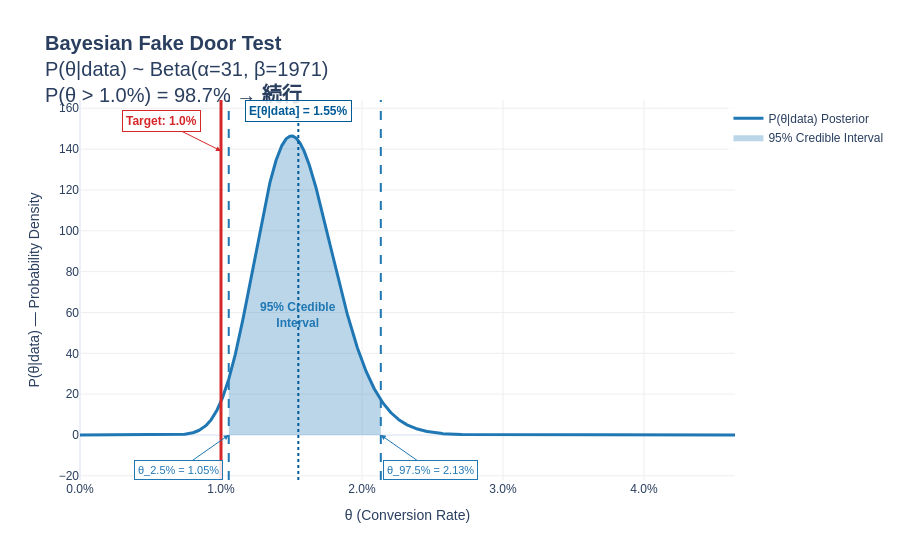

The cell this chart's notebook holds for it:
### Code cell
import numpy as np
import plotly.graph_objects as go
from scipy.stats import beta

def run_interactive_fake_door_nice_blue(visitors, conversions, target_cvr):
    # 1. Bayesian Update (The Math)
    prior_alpha = 1
    prior_beta = 1
    
    post_alpha = prior_alpha + conversions
    post_beta = prior_beta + (visitors - conversions)
    
    # 2. Calculate Statistics
    mean_rate = post_alpha / (post_alpha + post_beta)
    
    # Calculate 95% Credible Interval
    ci_lower = beta.ppf(0.025, post_alpha, post_beta) 
    ci_upper = beta.ppf(0.975, post_alpha, post_beta) 
    
    # Decision: P(CVR > target)
    prob_above_target = 1 - beta.cdf(target_cvr, post_alpha, post_beta)
    cdf_value = beta.cdf(target_cvr, post_alpha, post_beta)
    verdict = "続行" if prob_above_target >= 0.95 else "証拠不十分"

    # 3. Print Summary
    print(f"--- フェイクドアテスト ---")
    print(f"手法   : ベイズ推定 ベータ二択分布 モデル）")
    print(f"         Beta = CVRのような確率の分布を表す型。")
    print(f"         Binomial = 「成功 or 失敗」の試行を繰り返すデータの型。")
    print(f"         → 訪問者が「CVするかしないか」のデータ(二択)から、")
    print(f"           真のCVRの確率分布(Beta)を推定するモデル。")
    print(f"         事前分布を無情報（一様分布）とし、観測データから")
    print(f"         真のCVRに対する信念を更新する。")
    print(f"KPI    : コンバージョン率（CVR）")
    print(f"目標   : 事業成立ライン {target_cvr:.1%}")
    print(f"-" * 45)
    print(f"実績   : {visitors}人中 {conversions}人がCV（実測CVR: {conversions/visitors:.2%}）")
    print(f"推定CVR: E[θ|data] = α/(α+β) = {post_alpha}/({post_alpha}+{post_beta}) = {mean_rate:.2%}")
    print(f"         （事後分布の期待値 = このデータから推定される、本来のCVR）")
    print(f"95%信用区間: [{ci_lower:.2%}, {ci_upper:.2%}]")
    print(f"P(θ>{target_cvr:.1%}) = 1 - CDF_Beta({target_cvr}, α={post_alpha}, β={post_beta}) = 1 - {cdf_value:.4f} = {prob_above_target:.1%}")
    print(f"         （事後分布で目標を超える確率 = 本来のCVRが{target_cvr:.1%}以上である確率）")
    print(f"判定   : {prob_above_target:.1%} {'≥' if prob_above_target >= 0.95 else '<'} 95% → {verdict}")
    print(f"-" * 45)
    print()
    
    # 4. Generate Data for Plotting
    x_max = max(mean_rate * 3, target_cvr * 2, ci_upper * 1.5)
    x = np.linspace(0, x_max, 2000)
    y = beta.pdf(x, post_alpha, post_beta)
    y_max = max(y)
    
    # 5. Create Interactive Plotly Graph
    fig = go.Figure()

    # Define Theme Colors
    primary_blue = '#1f77b4'
    fill_blue = 'rgba(31, 119, 180, 0.3)'

    # A. The Main Curve
    fig.add_trace(go.Scatter(
        x=x, y=y,
        mode='lines',
        name='P(θ|data) Posterior',
        line=dict(color=primary_blue, width=3)
    ))

    # B. The Highlighted 95% Confidence Area
    mask = (x >= ci_lower) & (x <= ci_upper)
    fig.add_trace(go.Scatter(
        x=x[mask], y=y[mask],
        mode='lines',
        fill='tozeroy', 
        name='95% Credible Interval',
        line=dict(width=0),
        fillcolor=fill_blue
    ))

    # C. Vertical Lines (without built-in annotations to avoid overlap)
    fig.add_vline(x=target_cvr, line_width=3, line_dash="solid", line_color="#d62728")
    fig.add_vline(x=ci_lower, line_width=2, line_dash="dash", line_color=primary_blue)
    fig.add_vline(x=ci_upper, line_width=2, line_dash="dash", line_color=primary_blue)
    fig.add_vline(x=mean_rate, line_width=2, line_dash="dot", line_color="#005b96")

    # D. Annotations with explicit positions to avoid overlap
    # Target label
    fig.add_annotation(
        x=target_cvr, y=y_max * 0.95,
        text=f"Target: {target_cvr:.1%}",
        showarrow=True, arrowhead=2, arrowcolor="#d62728",
        ax=-60, ay=-30,
        font=dict(color="#d62728", size=12, weight='bold'),
        bgcolor="rgba(255,255,255,0.85)", bordercolor="#d62728", borderwidth=1, borderpad=3
    )

    # Mean label - E[θ|data]
    fig.add_annotation(
        x=mean_rate, y=y_max * 1.05,
        text=f"E[θ|data] = {mean_rate:.2%}",
        showarrow=False, yshift=10,
        font=dict(color="#005b96", size=12, weight='bold'),
        bgcolor="rgba(255,255,255,0.85)", bordercolor="#005b96", borderwidth=1, borderpad=3
    )

    # Lower bound label - 2.5th percentile of posterior θ
    fig.add_annotation(
        x=ci_lower, y=0,
        text=f"θ_2.5% = {ci_lower:.2%}",
        showarrow=True, arrowhead=2, arrowcolor=primary_blue,
        ax=-50, ay=35,
        font=dict(color=primary_blue, size=11),
        bgcolor="rgba(255,255,255,0.85)", bordercolor=primary_blue, borderwidth=1, borderpad=3
    )

    # Upper bound label - 97.5th percentile of posterior θ
    fig.add_annotation(
        x=ci_upper, y=0,
        text=f"θ_97.5% = {ci_upper:.2%}",
        showarrow=True, arrowhead=2, arrowcolor=primary_blue,
        ax=50, ay=35,
        font=dict(color=primary_blue, size=11),
        bgcolor="rgba(255,255,255,0.85)", bordercolor=primary_blue, borderwidth=1, borderpad=3
    )

    # 95% CI label - center of the shaded area
    fig.add_annotation(
        x=mean_rate, y=y_max * 0.4,
        text="95% Credible<br>Interval",
        showarrow=False,
        font=dict(color=primary_blue, size=12, weight='bold')
    )

    # 6. Layout Formatting
    fig.update_layout(
        title=dict(
            text=f"<b>Bayesian Fake Door Test</b><br>"
                 f"P(θ|data) ~ Beta(α={post_alpha}, β={post_beta})<br>"
                 f"P(θ > {target_cvr:.1%}) = {prob_above_target:.1%} → <b>{verdict}</b>",
            font=dict(size=20)
        ),
        xaxis_title="θ (Conversion Rate)",
        yaxis_title="P(θ|data) — Probability Density",
        xaxis=dict(tickformat=".1%", showgrid=True, gridcolor='#eee'),
        yaxis=dict(showgrid=True, gridcolor='#eee'),
        template="plotly_white",
        showlegend=True,
        legend=dict(y=0.99, x=0.99, bgcolor="rgba(255,255,255,0.8)"),
        font=dict(family="Arial, sans-serif"),
        plot_bgcolor='rgba(0,0,0,0)'
    )

    fig.show()

# ==========================================
# ENTER YOUR DATA HERE & RUN
# ==========================================
run_interactive_fake_door_nice_blue(visitors=2000, conversions=30, target_cvr=0.01)

### Figure 1 — Plotly figure (JSON) as saved in the notebook; plotly's stock layout.template omitted (floating-point values rounded to 4 significant figures; data arrays with more than 128 entries replaced by an {"elided": "..."} marker saying what was removed)
{"data": [{"line": {"color": "#1f77b4", "width": 3}, "mode": "lines", "name": "P(θ|data) Posterior", "type": "scatter", "x": {"elided": "2000 float values"}, "y": {"elided": "2000 float values"}}, {"fill": "tozeroy", "fillcolor": "rgba(31, 119, 180, 0.3)", "line": {"width": 0}, "mode": "lines", "name": "95% Credible Interval", "type": "scatter", "x": {"elided": "465 float values"}, "y": {"elided": "465 float values"}}], "layout": {"annotations": [{"arrowcolor": "#d62728", "arrowhead": 2, "ax": -60, "ay": -30, "bgcolor": "rgba(255,255,255,0.85)", "bordercolor": "#d62728", "borderpad": 3, "borderwidth": 1, "font": {"color": "#d62728", "size": 12, "weight": "bold"}, "showarrow": true, "text": "Target: 1.0%", "x": 0.01, "y": 139.1}, {"bgcolor": "rgba(255,255,255,0.85)", "bordercolor": "#005b96", "borderpad": 3, "borderwidth": 1, "font": {"color": "#005b96", "size": 12, "weight": "bold"}, "showarrow": false, "text": "E[θ|data] = 1.55%", "x": 0.01548, "y": 153.8, "yshift": 10}, {"arrowcolor": "#1f77b4", "arrowhead": 2, "ax": -50, "ay": 35, "bgcolor": "rgba(255,255,255,0.85)", "bordercolor": "#1f77b4", "borderpad": 3, "borderwidth": 1, "font": {"color": "#1f77b4", "size": 11}, "showarrow": true, "text": "θ_2.5% = 1.05%", "x": 0.01055, "y": 0}, {"arrowcolor": "#1f77b4", "arrowhead": 2, "ax": 50, "ay": 35, "bgcolor": "rgba(255,255,255,0.85)", "bordercolor": "#1f77b4", "borderpad": 3, "borderwidth": 1, "font": {"color": "#1f77b4", "size": 11}, "showarrow": true, "text": "θ_97.5% = 2.13%", "x": 0.02133, "y": 0}, {"font": {"color": "#1f77b4", "size": 12, "weight": "bold"}, "showarrow": false, "text": "95% Credible<br>Interval", "x": 0.01548, "y": 58.58}], "font": {"family": "Arial, sans-serif"}, "legend": {"bgcolor": "rgba(255,255,255,0.8)", "x": 0.99, "y": 0.99}, "plot_bgcolor": "rgba(0,0,0,0)", "shapes": [{"line": {"color": "#d62728", "dash": "solid", "width": 3}, "type": "line", "x0": 0.01, "x1": 0.01, "xref": "x", "y0": 0, "y1": 1, "yref": "y domain"}, {"line": {"color": "#1f77b4", "dash": "dash", "width": 2}, "type": "line", "x0": 0.01055, "x1": 0.01055, "xref": "x", "y0": 0, "y1": 1, "yref": "y domain"}, {"line": {"color": "#1f77b4", "dash": "dash", "width": 2}, "type": "line", "x0": 0.02133, "x1": 0.02133, "xref": "x", "y0": 0, "y1": 1, "yref": "y domain"}, {"line": {"color": "#005b96", "dash": "dot", "width": 2}, "type": "line", "x0": 0.01548, "x1": 0.01548, "xref": "x", "y0": 0, "y1": 1, "yref": "y domain"}], "showlegend": true, "title": {"font": {"size": 20}, "text": "<b>Bayesian Fake Door Test</b><br>P(θ|data) ~ Beta(α=31, β=1971)<br>P(θ > 1.0%) = 98.7% → <b>続行</b>"}, "xaxis": {"gridcolor": "#eee", "showgrid": true, "tickformat": ".1%", "title": {"text": "θ (Conversion Rate)"}}, "yaxis": {"gridcolor": "#eee", "showgrid": true, "title": {"text": "P(θ|data) — Probability Density"}}}}
